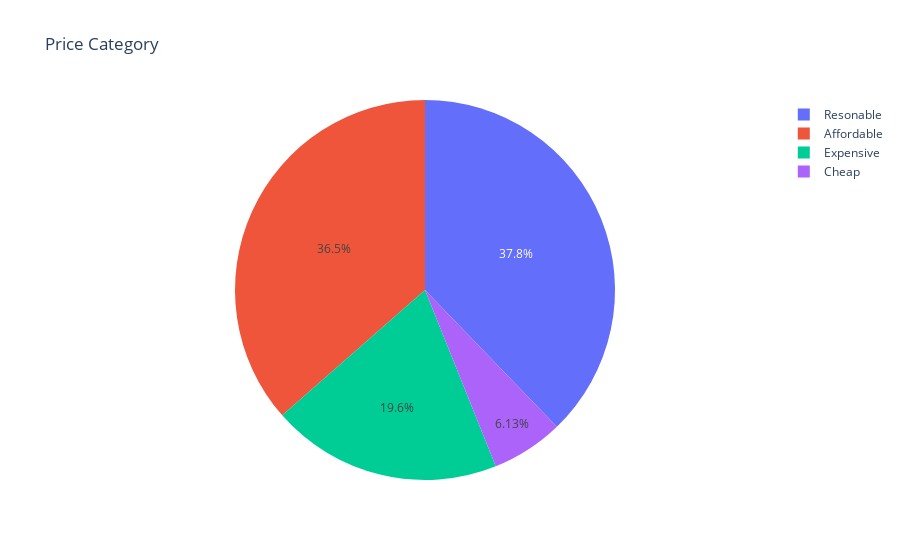

Source (notebook cell):
### Code cell
df=idf["Price_Category"].value_counts()
fig = px.pie(values=df.values, names=df.index, title='Price Category')
py.iplot(fig)

### Figure 1 — Plotly figure (JSON) as saved in the notebook; plotly's stock layout.template omitted (floating-point values rounded to 4 significant figures)
{"data": [{"domain": {"x": [0, 1], "y": [0, 1]}, "hovertemplate": "label=%{label}<br>value=%{value}<extra></extra>", "labels": ["Resonable", "Affordable", "Expensive", "Cheap"], "legendgroup": "", "name": "", "showlegend": true, "type": "pie", "values": [9127, 8807, 4736, 1481]}], "layout": {"legend": {"tracegroupgap": 0}, "title": {"text": "Price Category"}, "autosize": true}}
